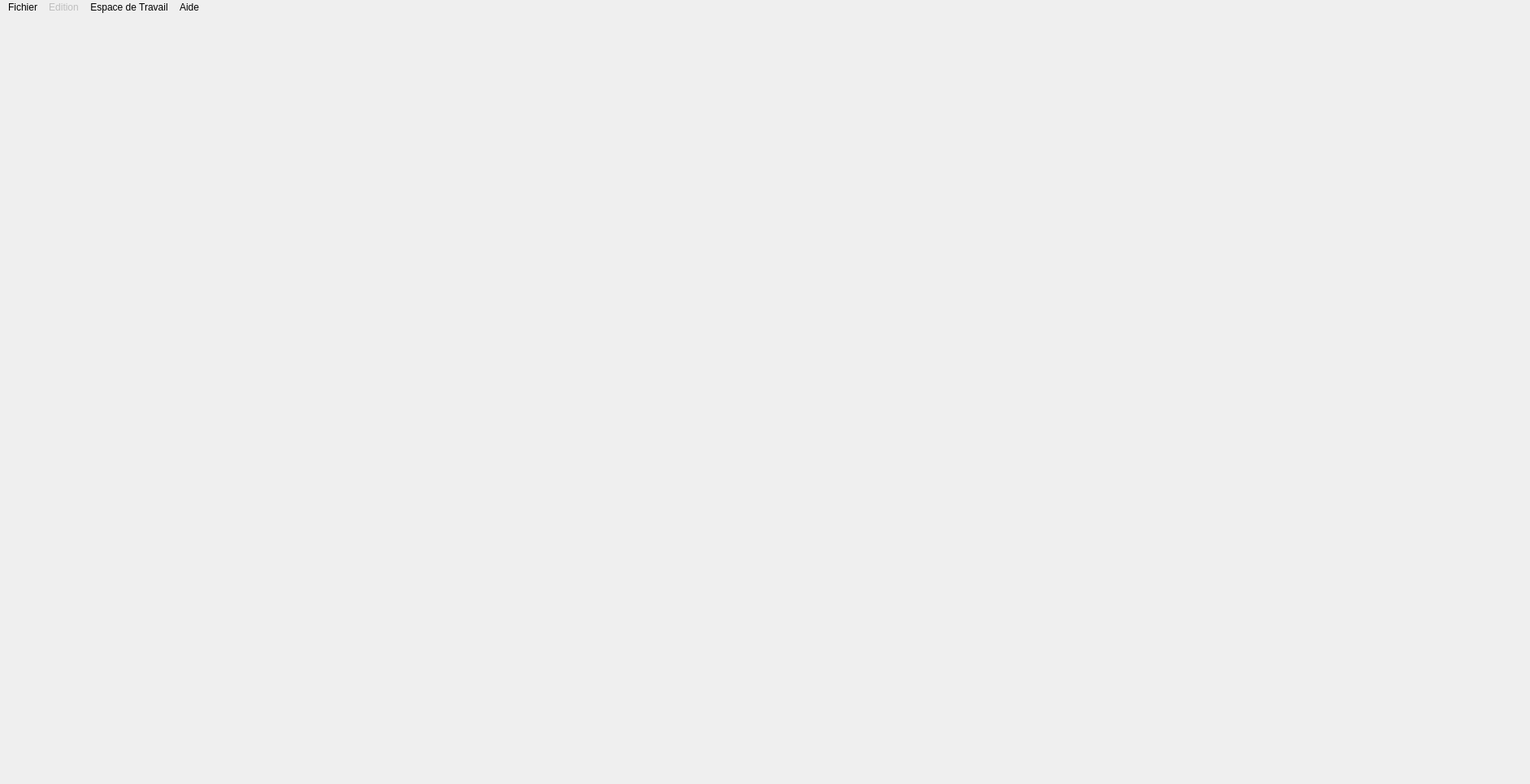
<?xml version="1.0" encoding="UTF-8"?>
<ui version="4.0">
 <class>MainWindow</class>
 <widget class="QMainWindow" name="MainWindow">
  <property name="geometry">
   <rect>
    <x>0</x>
    <y>0</y>
    <width>1883</width>
    <height>965</height>
   </rect>
  </property>
  <property name="sizePolicy">
   <sizepolicy hsizetype="Expanding" vsizetype="Expanding">
    <horstretch>0</horstretch>
    <verstretch>0</verstretch>
   </sizepolicy>
  </property>
  <property name="windowTitle">
   <string>Nébuleuse Engine</string>
  </property>
  <property name="styleSheet">
   <string notr="true"/>
  </property>
  <widget class="QWidget" name="centralwidget"/>
  <widget class="QMenuBar" name="menuBar">
   <property name="geometry">
    <rect>
     <x>0</x>
     <y>0</y>
     <width>1883</width>
     <height>21</height>
    </rect>
   </property>
   <property name="styleSheet">
    <string notr="true">QMenuBar#menuBar{
    padding:0px;
	border-radius:0px;
}

QMenu::item{
		padding:5px;
}</string>
   </property>
   <widget class="QMenu" name="menuFichier">
    <property name="title">
     <string>Fichier</string>
    </property>
    <addaction name="actionNewScene"/>
    <addaction name="actionOpenScene"/>
    <addaction name="actionExitScene"/>
    <addaction name="separator"/>
    <addaction name="actionNewLevel"/>
    <addaction name="actionOpenUnivers"/>
    <addaction name="actionExitLevel"/>
    <addaction name="separator"/>
    <addaction name="actionBuildGame"/>
    <addaction name="actionBuildParam"/>
    <addaction name="separator"/>
    <addaction name="actionExit"/>
   </widget>
   <widget class="QMenu" name="menuEdition">
    <property name="enabled">
     <bool>false</bool>
    </property>
    <property name="mouseTracking">
     <bool>true</bool>
    </property>
    <property name="autoFillBackground">
     <bool>true</bool>
    </property>
    <property name="styleSheet">
     <string notr="true">display:hidden;</string>
    </property>
    <property name="title">
     <string>Edition</string>
    </property>
    <addaction name="actionUndo"/>
    <addaction name="actionRedo"/>
    <addaction name="actionHistory"/>
    <addaction name="separator"/>
    <addaction name="actionSelectAll"/>
    <addaction name="actionDeselectAll"/>
    <addaction name="actionSelectReverse"/>
    <addaction name="separator"/>
    <addaction name="actionProjetParam"/>
    <addaction name="actionSoftParam"/>
    <addaction name="separator"/>
    <addaction name="actionShortcut"/>
   </widget>
   <widget class="QMenu" name="menuAide">
    <property name="title">
     <string>Aide</string>
    </property>
    <addaction name="action_propos_de_N_buleuse_Engine"/>
    <addaction name="actionDocumentation"/>
    <addaction name="separator"/>
    <addaction name="actionMise_jour_du_Logiciel"/>
    <addaction name="actionLicense"/>
    <addaction name="separator"/>
    <addaction name="actionSignaler_un_bug"/>
   </widget>
   <widget class="QMenu" name="menuWindows">
    <property name="title">
     <string>Espace de Travail</string>
    </property>
    <addaction name="actionDefault"/>
    <addaction name="separator"/>
    <addaction name="actionSave"/>
    <addaction name="actionSupprimer_l_espace"/>
   </widget>
   <addaction name="menuFichier"/>
   <addaction name="menuEdition"/>
   <addaction name="menuWindows"/>
   <addaction name="menuAide"/>
  </widget>
  <action name="actionNouveau">
   <property name="text">
    <string>Nouveau</string>
   </property>
  </action>
  <action name="actionNewScene">
   <property name="enabled">
    <bool>false</bool>
   </property>
   <property name="text">
    <string>Créer un Niveau</string>
   </property>
  </action>
  <action name="actionOpenScene">
   <property name="enabled">
    <bool>false</bool>
   </property>
   <property name="text">
    <string>Ouvrir un Niveau</string>
   </property>
  </action>
  <action name="actionExitScene">
   <property name="enabled">
    <bool>false</bool>
   </property>
   <property name="text">
    <string>Quitter un Niveau</string>
   </property>
  </action>
  <action name="actionNewLevel">
   <property name="text">
    <string>Créer un univers</string>
   </property>
  </action>
  <action name="actionOpenUnivers">
   <property name="text">
    <string>Ouvrir un univers</string>
   </property>
  </action>
  <action name="actionExitLevel">
   <property name="enabled">
    <bool>false</bool>
   </property>
   <property name="text">
    <string>Quitter un univers</string>
   </property>
  </action>
  <action name="actionBuildGame">
   <property name="enabled">
    <bool>false</bool>
   </property>
   <property name="text">
    <string>Construire le jeu</string>
   </property>
  </action>
  <action name="actionBuildParam">
   <property name="enabled">
    <bool>false</bool>
   </property>
   <property name="text">
    <string>Paramètrage de la conception</string>
   </property>
  </action>
  <action name="actionExit">
   <property name="text">
    <string>Quitter l'application</string>
   </property>
  </action>
  <action name="actionUndo">
   <property name="enabled">
    <bool>false</bool>
   </property>
   <property name="text">
    <string>Annuler</string>
   </property>
  </action>
  <action name="actionRedo">
   <property name="text">
    <string>Refaire</string>
   </property>
  </action>
  <action name="actionHistory">
   <property name="text">
    <string>Historique Action</string>
   </property>
  </action>
  <action name="actionSelectAll">
   <property name="text">
    <string>Séléctionner tout</string>
   </property>
  </action>
  <action name="actionDeselectAll">
   <property name="text">
    <string>Deselectionner tout</string>
   </property>
  </action>
  <action name="actionSelectReverse">
   <property name="text">
    <string>Selection inversé</string>
   </property>
  </action>
  <action name="actionProjetParam">
   <property name="text">
    <string>Paramètres du Projet</string>
   </property>
  </action>
  <action name="actionSoftParam">
   <property name="text">
    <string>Paramètres du Logiciel</string>
   </property>
  </action>
  <action name="actionShortcut">
   <property name="text">
    <string>Raccourci</string>
   </property>
  </action>
  <action name="action_propos_de_N_buleuse_Engine">
   <property name="enabled">
    <bool>true</bool>
   </property>
   <property name="text">
    <string>Á propos de Nébuleuse Engine</string>
   </property>
  </action>
  <action name="actionSignaler_un_bug">
   <property name="text">
    <string>Signaler un bug</string>
   </property>
  </action>
  <action name="actionLicense">
   <property name="text">
    <string>License Logiciel</string>
   </property>
  </action>
  <action name="actionMise_jour_du_Logiciel">
   <property name="text">
    <string>Mise à jour du Logiciel</string>
   </property>
  </action>
  <action name="actionDocumentation">
   <property name="text">
    <string>Documentation</string>
   </property>
  </action>
  <action name="actionDefault">
   <property name="text">
    <string>Default</string>
   </property>
  </action>
  <action name="actionSave">
   <property name="text">
    <string>Sauvegarder l'espace</string>
   </property>
  </action>
  <action name="actionSupprimer_l_espace">
   <property name="text">
    <string>Supprimer l'espace</string>
   </property>
  </action>
 </widget>
 <resources/>
 <connections/>
</ui>
